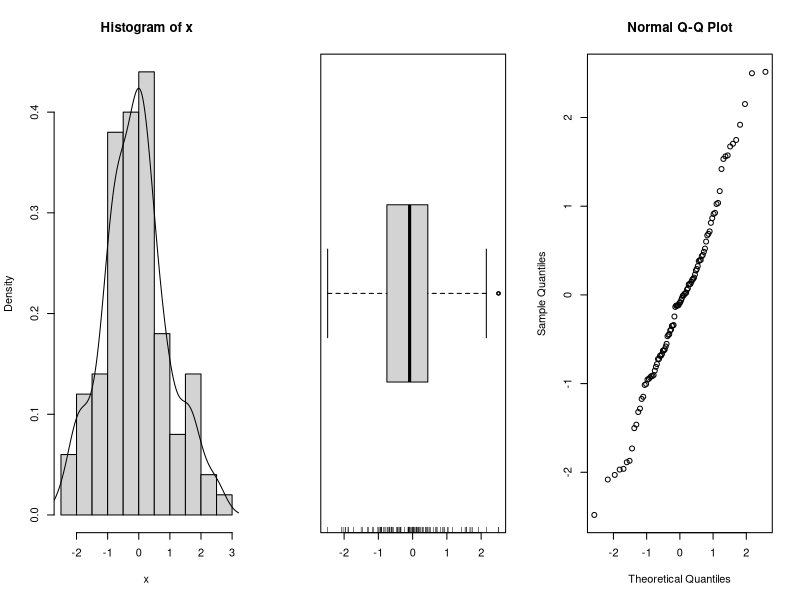

Recreate this plot in R.
## ---- chunk 1
today <- "Wednesday"
event.4113 <- switch(today,
                "Monday" = "lecture if week number is odd",
                "Tuesday" = "frantic revision",
                "Wednesday" = "thrilling lecture",
                "Thursday" = "frantic revision",
                "Friday" = "exciting practical")
print(paste(today, "will hold in store", event.4113))
## ---- chunk 2
data(iris3)
apply(X = iris3, MARGIN = 2, FUN = mean)
## ---- chunk 3
set.seed(221314)
df <- data.frame(replicate(6, sample(c(1:10, -99), 6, rep = TRUE)))
names(df) <- letters[1:6]
df
## ---- chunk 4
df$a[df$a == -99] <- NA
df$b[df$b == -99] <- NA
df$c[df$c == -98] <- NA
df$d[df$d == -99] <- NA
df$e[df$e == -99] <- NA
df$f[df$g == -99] <- NA
df
## ---- chunk 5
fix.missing <- function(x) {
  x[x == -99] <- NA
  return(x)
}
## ---- chunk 6
df$a <- fix.missing(df$a)
df$b <- fix.missing(df$b)
df$c <- fix.missing(df$c)
df$d <- fix.missing(df$d)
df$e <- fix.missing(df$e)
df$f <- fix.missing(df$e)
## ---- chunk 7
set.seed(221314)
df <- data.frame(replicate(6, sample(c(1:10, -99), 6, rep = TRUE)))
names(df) <- letters[1:6]
## ---- chunk 8
fix.missing(df)
## ---- chunk 9
eda <- function (x) {
  par(mfrow = c(1 ,3))
  hist(x, probability = TRUE)
  lines(density(x))
  boxplot(x, horizontal = TRUE)
  rug(x)
  qqnorm(x)
  return(summary(x))
}
## ---- chunk 10
x <- rnorm(100)
eda(x)
## ---- chunk 11
print.and.multiply <- function (x, y) {
    cat('Inside function x=', x, 'y=', y, '\n')
    return(x * y)
}
var.1 <- 10
var.2 <- 20
print.and.multiply(var.1, var.2)
## ---- chunk 12
print.and.multiply <- function (x, y) {
    cat('Inside function x=', x, 'y=', y, '\n')
    return(x * y)
}
var.1 <- 10
var.2 <- 20
print.and.multiply(var.1, var.2)
## ---- chunk 13
var.1
## ---- chunk 14
print.and.multiply <- function (x, y) {
    return(list(x = x, y = y, mult = x * y))
}
print.and.multiply(10,20)
